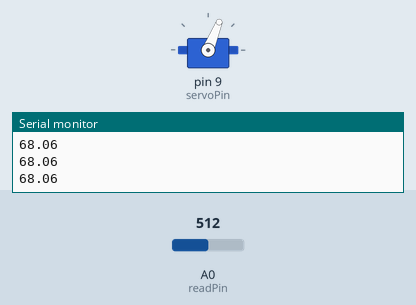
Simulated run of this sketch. Board: Arduino Uno, built with avr-gcc and run on an emulated ATmega328P. Shown: servo, the last lines printed to the serial monitor. The inputs (shaded band) are chosen by the test bench; at power-on: A0 (readPin) = 512.

Above: at 1.3 s.
1.4 s: A0 (readPin) set to 716
At 2.7 s:
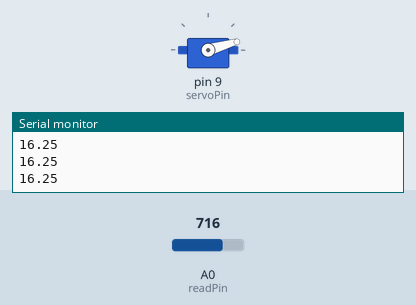
3.0 s: A0 (readPin) set to 306
At 4.0 s:
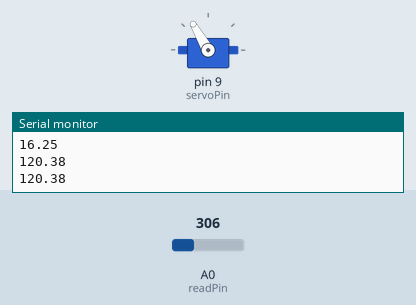
4.5 s: A0 (readPin) set to 122
At 5.2 s:
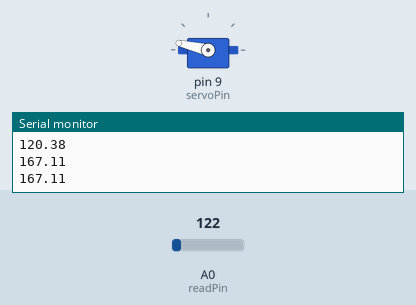
6.0 s: A0 (readPin) set to 0
At 6.5 s:
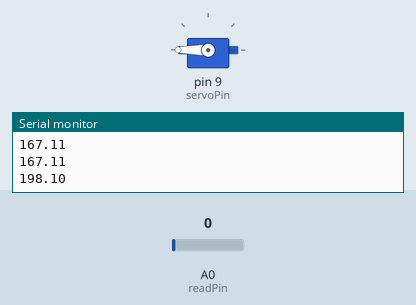
7.5 s: A0 (readPin) set to 511
At 8.9 s:
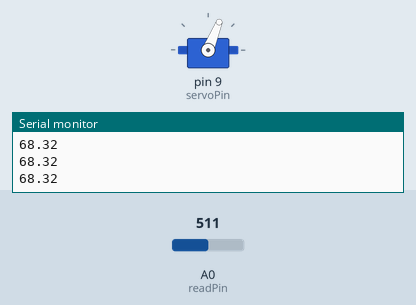
Timing chart, 0 to 10.0 s (numbered marks = the images above; inputs shaded):
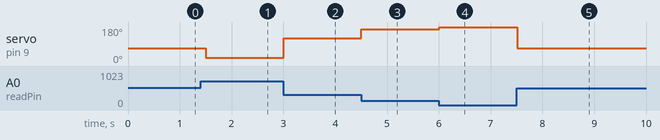

The sketch:

arduino_tutorial_30_hw.ino
```cpp
/*
 * Tutorial 31 using servo in a simple project
 * https://youtu.be/4cdFHZ_Z-_Q
 */
#include <Servo.h>

const int dt = 500; // delaytime
const int boadRate = 9600;

const int servoPin = 9;
const int readPin = A0;
int readVal = 0;
float servoPos = 0;
Servo sally;

void setup() {
  // put your setup code here, to run once:
  Serial.begin(boadRate);
  sally.attach(servoPin);
}

void loop() {
  // put your main code here, to run repeatedly:
  readVal = analogRead(readPin);
  servoPos = calcServoPos();
  sally.write(servoPos);
  Serial.println(servoPos);
  delay(dt);
}

float calcServoPos() {
  return -(16. / 63.) * readVal + ((16. * 780.) / 63.);
}
```

Measured:
- after the input at 1.4 s, servo on pin 9 (servoPin): 68° → 16° after 0.10 s
- after the input at 3.0 s, servo on pin 9 (servoPin): 16° → 120° at once
- after the input at 4.5 s, servo on pin 9 (servoPin): 120° → 167° at once
- after the input at 6.0 s, servo on pin 9 (servoPin): 167° → 180° at once
- after the input at 7.5 s, servo on pin 9 (servoPin): 180° → 68° at once
